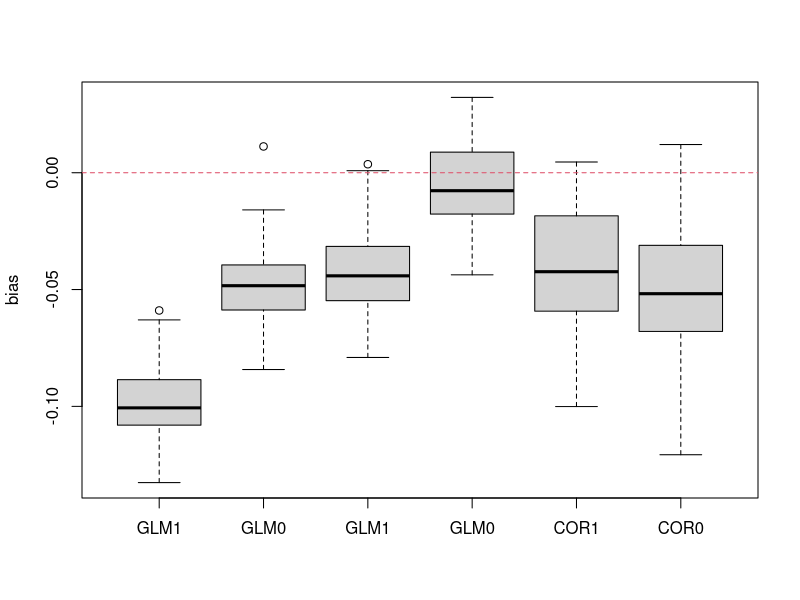

Generate this figure with R:
# Demo: Non-separable logistic regression
# LK 03/2023

set.seed(2)

library("coin")

# FUNs --------------------------------------------------------------------

gen_dat <- function(n = 5e3, parmD = 0, parmY = c(-0.5, 1), discreteD = TRUE,
                    discreteE = TRUE, normalHDE = FALSE, conditional = FALSE,
                    discreteH = FALSE) {
  O <- rnorm(n)
  E <- if (discreteE) sample(c(-1, 1), n, TRUE) else rnorm(n)
  H <- if (discreteH) sample(c(-1, 1), n, TRUE) else if (normalHDE) rnorm(n)
  else rt(n, df = 5) / 2
  ND <- if (normalHDE) rnorm(n) else rlogis(n)
  NY <- if (normalHDE) rnorm(n) else rlogis(n)
  gD <- parmD * H + ND
  gY <- H + NY

  g2u <- if (normalHDE) \(...) {\(g) pnorm(g, sd = sqrt(2))} else \(g) ecdf(g)
  UD <- g2u(gD)(gD)
  UY <- g2u(gY)(gY)
  D <- if (discreteD) {
    if (conditional) as.numeric(plogis(E + parmD * H) <= ND)
    else as.numeric(plogis(E) <= UD)
  } else {
    pnorm(UD, mean = parmD + E)
  }
  Y <- if (conditional) as.numeric(parmY[1] + D * parmY[2] + H >= NY)
  else as.numeric(plogis(parmY[1] + D * parmY[2] + O) >= UY)
  data.frame(Y = Y, D = D, E = E, H = H, O = O)
}

ind_obj <- \(b, Y, X, E, tstat = "quadratic", trafo = identity) {
  R <- (Y - plogis(X %*% b))
  trafo(statistic(independence_test(R ~ E, teststat = tstat)))
}

cor_obj <- \(b, Y, X, E) {
  R <- (Y - plogis(X %*% b))
  sum(fitted(lm(R ~ E))^2)
}

# Run ---------------------------------------------------------------------

pY1D1 <- integrate(\(o) plogis(0.5 + o) * dnorm(o), lower = -10, upper = 10)$value
pY1D0 <- integrate(\(o) plogis(-0.5 + o) * dnorm(o), lower = -10, upper = 10)$value

log((pY1D1 * (1 - pY1D0)) / ((1 - pY1D1) * pY1D0))

d0 <- gen_dat(parmD = 0, n = 1e4)
d1 <- gen_dat(parmD = 1, n = 1e4)

coef(glm(Y ~ D, data = d0, family = "binomial"))
coef(glm(Y ~ D, data = d1, family = "binomial"))

res <- replicate(5e1, {
  d0 <- gen_dat(parmD = 0)
  d1 <- gen_dat(parmD = 1)

  c(
    GLM1 = mean(coef(glm(Y ~ D, data = d1, family = "binomial")) - c(-0.5, 1)),
    GLM0 = mean(coef(glm(Y ~ D, data = d0, family = "binomial")) - c(-0.5, 1)),
    GLM1 = mean(coef(glm(Y ~ D + O, data = d1, family = "binomial")) - c(-0.5, 1, 1)),
    GLM0 = mean(coef(glm(Y ~ D + O, data = d0, family = "binomial")) - c(-0.5, 1, 1)),
    # ORC1 = mean(coef(glm(Y ~ D + H, data = d1, family = "binomial")) - c(-0.5, 1, 1)),
    # ORC0 = mean(coef(glm(Y ~ D + H, data = d0, family = "binomial")) - c(-0.5, 1, 1)),
    # IND1 = mean(optim(c(-0.5, 1), ind_obj, Y = d1$Y, X = cbind(1, d1$D), E = d1$E)$par - c(-0.5, 1)),
    # IND0 = mean(optim(c(-0.5, 1), ind_obj, Y = d0$Y, X = cbind(1, d0$D), E = d0$E)$par - c(-0.5, 1)),
    COR1 = mean(optim(c(-0.5, 1), cor_obj, Y = d1$Y, X = cbind(1, d1$D), E = d1$E)$par - c(-0.5, 1)),
    COR0 = mean(optim(c(-0.5, 1), cor_obj, Y = d0$Y, X = cbind(1, d0$D), E = d0$E)$par - c(-0.5, 1))
  )
})

boxplot(t(res), ylab = "bias")
abline(h = 0, lty = 2, col = 2)
